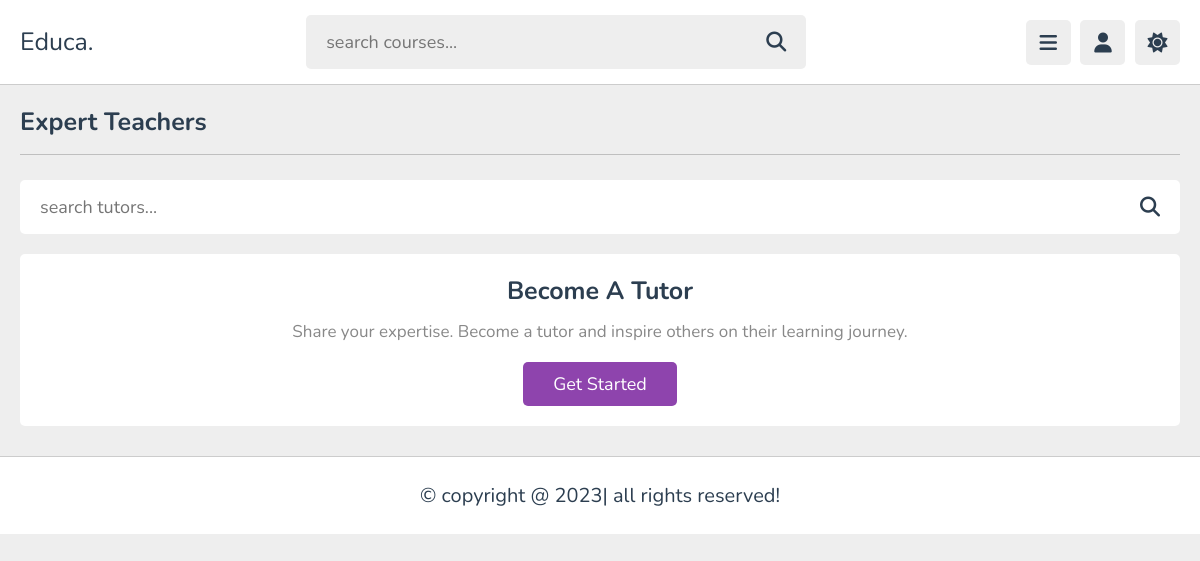
The page /teachers/ on the database as committed earlier.
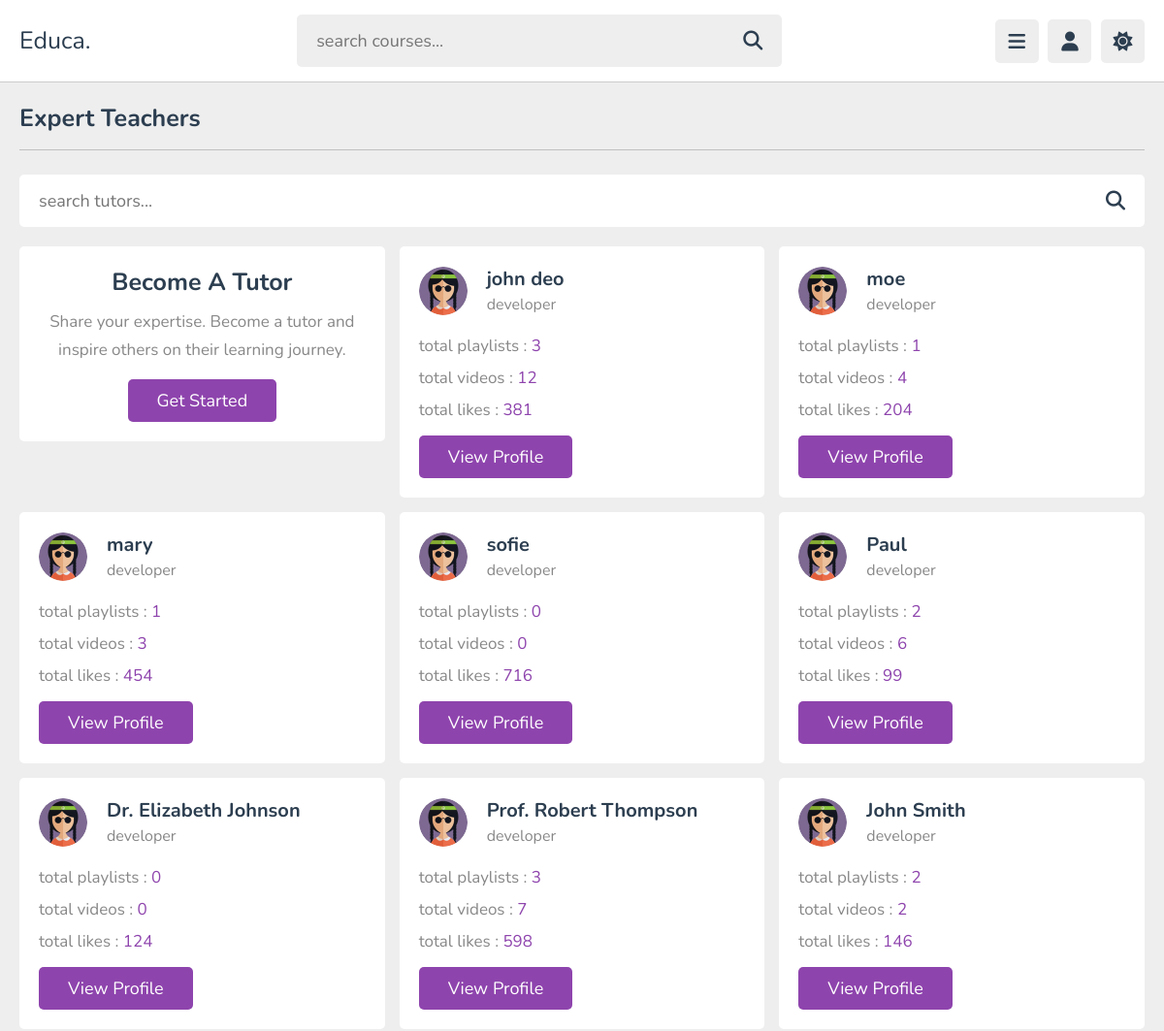
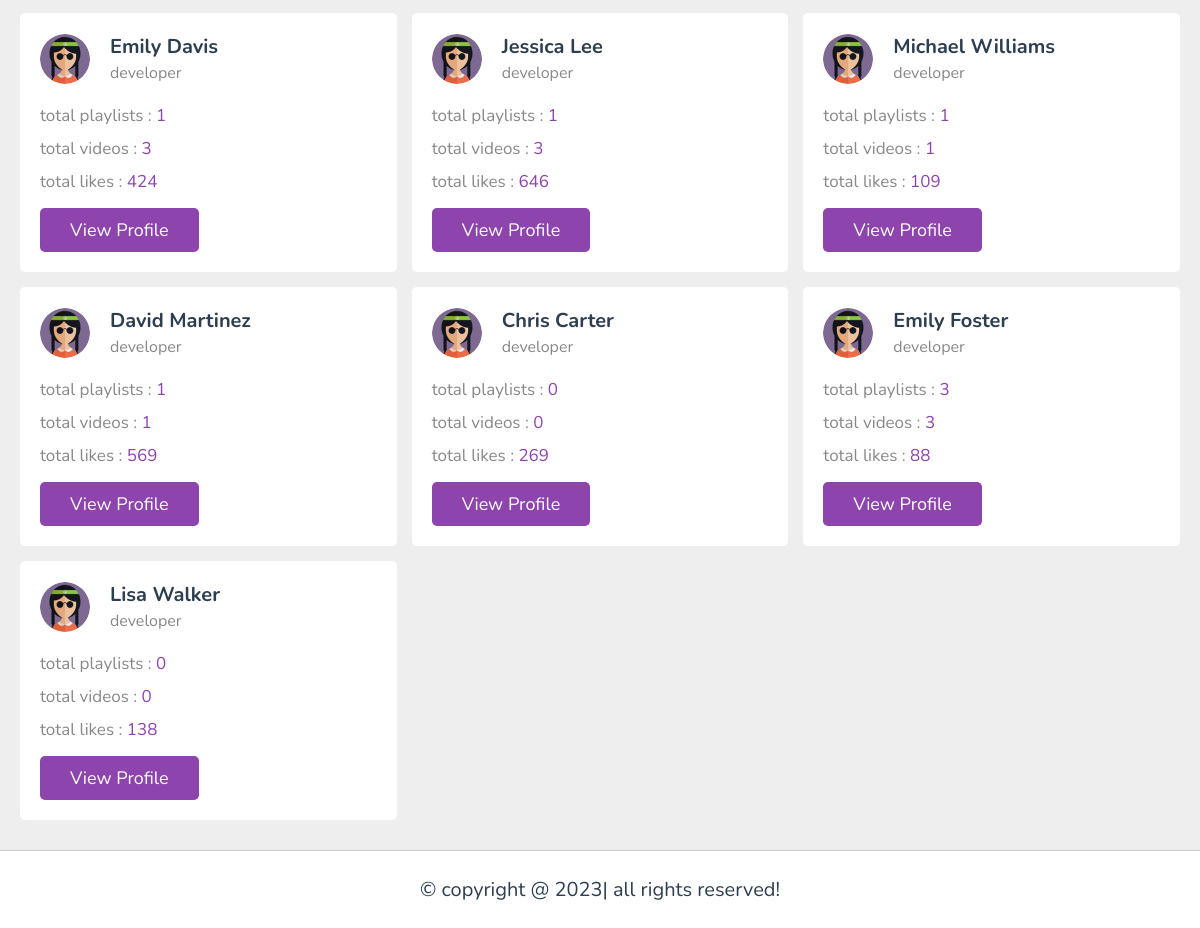
The same page on the database as committed later (2 pictures, top to bottom).
### appname/models.py (models this page shows, shortened)
class Teacher(models.Model):
    name = models.CharField(max_length=100)

### appname/views.py (the view)
# urls.py: path('teachers/', views.teachers, name='teachers'),
def teachers(request):
    teachers = Teacher.objects.distinct()  # Retrieve unique teachers
    teacher_data = []
    for teacher in teachers:
        topics = teacher.topic_set.all()
        total_lessons = sum(topic.lesson_set.count() for topic in topics)
        x=0
        likes=str(random.randint(50, 800))
        teacher_data.append({
            'teacher': teacher,
            'total_lessons': total_lessons,
            'likes' : likes
        })
    context = {
        'teacher_data': teacher_data
    }
    template_name = 'teachers'
    return render(request, template_paths[template_name],context)

### appname/templates/teachers.html (shortened to what this page needs)
{% load static %}
<!DOCTYPE html>
<html lang="en">
<head>
   <link rel="stylesheet" href="https://cdnjs.cloudflare.com/ajax/libs/font-awesome/6.1.2/css/all.min.css">
   <link rel="stylesheet" href="{% static 'css/style.css' %}">
</head>
<body>
<header class="header">
   <section class="flex">
      <a href="{% url 'home' %}" class="logo">Educa.</a>
      <form action="" method="post" class="search-form">
         <input type="text" name="search_box" required placeholder="search courses..." maxlength="100">
         <button type="submit" class="fas fa-search"></button>
      </form>
      <div class="icons">
         <div id="menu-btn" class="fas fa-bars"></div>
         <div id="user-btn" class="fas fa-user"></div>
         <div id="toggle-btn" class="fas fa-sun"></div>
      </div>
   </section>
</header>
<section class="teachers">
   <h1 class="heading">expert teachers</h1>
   <form action="" method="post" class="search-tutor">
      <input type="text" name="search_box" placeholder="search tutors..." required maxlength="100">
      <button type="submit" class="fas fa-search" name="search_tutor"></button>
   </form>
   <div class="box-container">
      <div class="box offer">
         <h3>become a tutor</h3>
         <p>Share your expertise. Become a tutor and inspire others on their learning journey.</p>
         <a href="{% url 'register' %}" class="inline-btn">get started</a>
      </div>
      {% for data in teacher_data %}
      <div class="box">
         <div class="tutor">
            <img src="{% static 'images/pic-2.jpg' %}" alt="">
            <div>
               <h3>{{ data.teacher.name }}</h3>
               <span>developer</span>
            </div>
         </div>
         {% with teacher_id=data.teacher.id %}
         <p>total playlists : <span>{{ data.teacher.topic_set.count }}</span></p>
         <p>total videos : <span>{{ data.total_lessons }}</span></p>
         <p>total likes : <span>{{ data.likes }}</span></p>
         <a href="{% url 'teacher_profile' teacher_id %}" class="inline-btn">view profile</a>
         {% endwith %}
      </div>
      {% endfor %}
   </div>
</section>
<footer class="footer">
   &copy; copyright @ 2023| all rights reserved!
</footer>
</body>
</html>

Rows that differ between the two databases and show on the page:
added Teacher: teacher.name "john deo", teacher.topic_set.count "3", total_lessons "12", likes "381"
added Teacher: teacher.name "moe", teacher.topic_set.count "1", total_lessons "4", likes "204"
added Teacher: teacher.name "mary", teacher.topic_set.count "1", total_lessons "3", likes "454"
added Teacher: teacher.name "sofie", teacher.topic_set.count "0", total_lessons "0", likes "716"
added Teacher: teacher.name "Paul", teacher.topic_set.count "2", total_lessons "6", likes "99"
added Teacher: teacher.name "Dr. Elizabeth Johnson", teacher.topic_set.count "0", total_lessons "0", likes "124"
added Teacher: teacher.name "Prof. Robert Thompson", teacher.topic_set.count "3", total_lessons "7", likes "598"
added Teacher: teacher.name "John Smith", teacher.topic_set.count "2", total_lessons "2", likes "146"
added Teacher: teacher.name "Emily Davis", teacher.topic_set.count "1", total_lessons "3", likes "424"
added Teacher: teacher.name "Jessica Lee", teacher.topic_set.count "1", total_lessons "3", likes "646"
added Teacher: teacher.name "Michael Williams", teacher.topic_set.count "1", total_lessons "1", likes "109"
added Teacher: teacher.name "David Martinez", teacher.topic_set.count "1", total_lessons "1", likes "569"
added Teacher: teacher.name "Chris Carter", teacher.topic_set.count "0", total_lessons "0", likes "269"
added Teacher: teacher.name "Emily Foster", teacher.topic_set.count "3", total_lessons "3", likes "88"
added Teacher: teacher.name "Lisa Walker", teacher.topic_set.count "0", total_lessons "0", likes "138"
